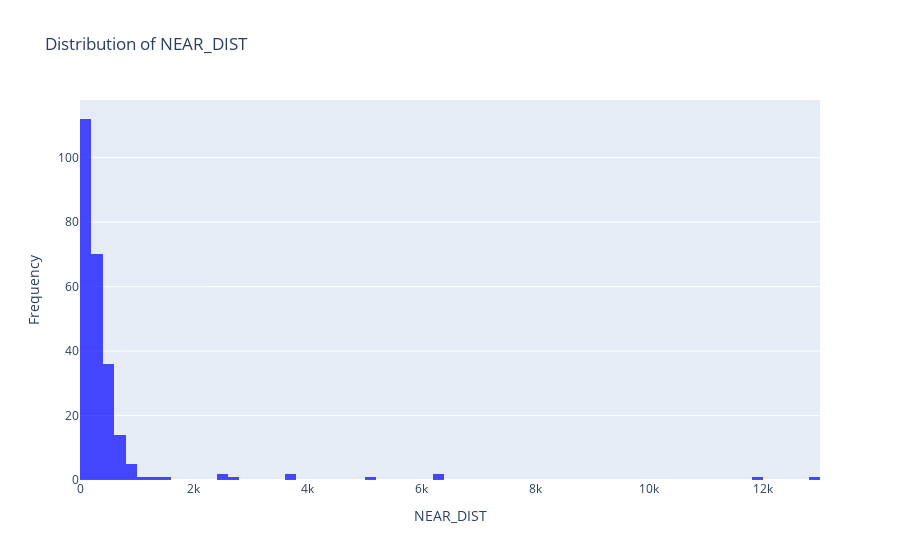
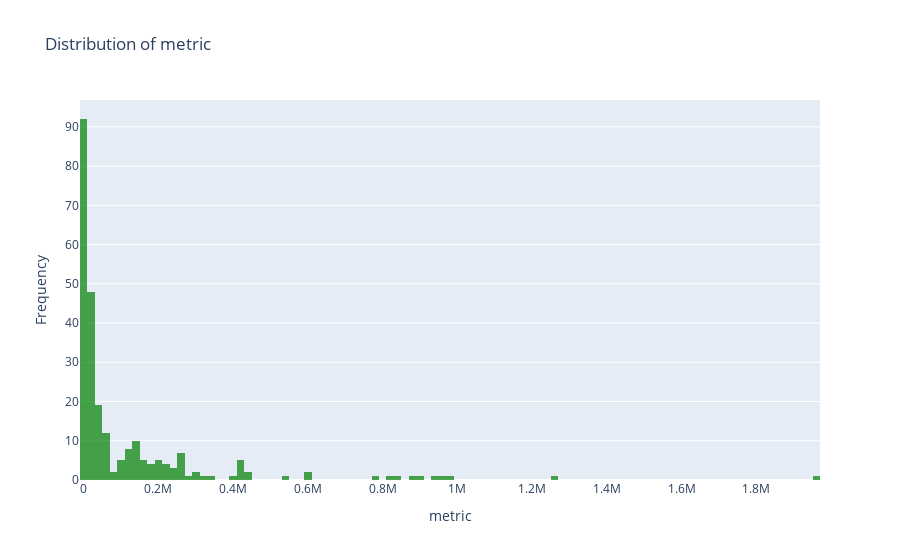
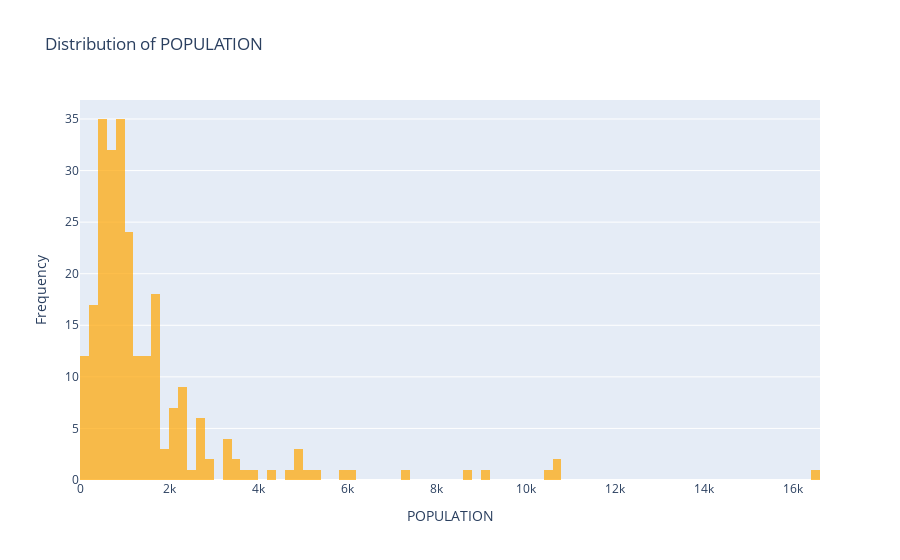

The code cell stored with these charts, in order, in its notebook:
### Code cell
import plotly.graph_objects as go

# Histogram for NEAR_DIST
fig1 = go.Figure(go.Histogram(
    x=df['NEAR_DIST'],
    nbinsx=100,  # Adjust the number of bins as needed
    marker_color='blue',  # Use marker_color for bar area color
    opacity=0.7,
    name='NEAR_DIST'
))
fig1.update_layout(
    title='Distribution of NEAR_DIST',
    xaxis_title='NEAR_DIST',
    yaxis_title='Frequency'
)

# Histogram for metric
fig2 = go.Figure(go.Histogram(
    x=df['metric'],
    nbinsx=100,  # Adjust the number of bins as needed
    marker_color='green',
    opacity=0.7,
    name='metric'
))
fig2.update_layout(
    title='Distribution of metric',
    xaxis_title='metric',
    yaxis_title='Frequency'
)

# Histogram for POPULATION
fig3 = go.Figure(go.Histogram(
    x=df['POPULATION'],
    nbinsx=100,  # Adjust the number of bins as needed
    marker_color='orange',
    opacity=0.7,
    name='POPULATION'
))
fig3.update_layout(
    title='Distribution of POPULATION',
    xaxis_title='POPULATION',
    yaxis_title='Frequency'
)

# Show plots
fig1.show()
fig2.show()
fig3.show()

### Figure 1 — Plotly figure (JSON) as saved in the notebook; plotly's stock layout.template omitted (floating-point values rounded to 4 significant figures; data arrays with more than 128 entries replaced by an {"elided": "..."} marker saying what was removed)
{"data": [{"marker": {"color": "blue"}, "name": "NEAR_DIST", "nbinsx": 100, "opacity": 0.7, "type": "histogram", "x": {"elided": "250 float values"}}], "layout": {"title": {"text": "Distribution of NEAR_DIST"}, "xaxis": {"title": {"text": "NEAR_DIST"}}, "yaxis": {"title": {"text": "Frequency"}}}}

### Figure 2 — Plotly figure (JSON) as saved in the notebook; plotly's stock layout.template omitted (floating-point values rounded to 4 significant figures; data arrays with more than 128 entries replaced by an {"elided": "..."} marker saying what was removed)
{"data": [{"marker": {"color": "green"}, "name": "metric", "nbinsx": 100, "opacity": 0.7, "type": "histogram", "x": {"elided": "250 float values"}}], "layout": {"title": {"text": "Distribution of metric"}, "xaxis": {"title": {"text": "metric"}}, "yaxis": {"title": {"text": "Frequency"}}}}

### Figure 3 — Plotly figure (JSON) as saved in the notebook; plotly's stock layout.template omitted (floating-point values rounded to 4 significant figures; data arrays with more than 128 entries replaced by an {"elided": "..."} marker saying what was removed)
{"data": [{"marker": {"color": "orange"}, "name": "POPULATION", "nbinsx": 100, "opacity": 0.7, "type": "histogram", "x": {"elided": "250 float values"}}], "layout": {"title": {"text": "Distribution of POPULATION"}, "xaxis": {"title": {"text": "POPULATION"}}, "yaxis": {"title": {"text": "Frequency"}}}}
